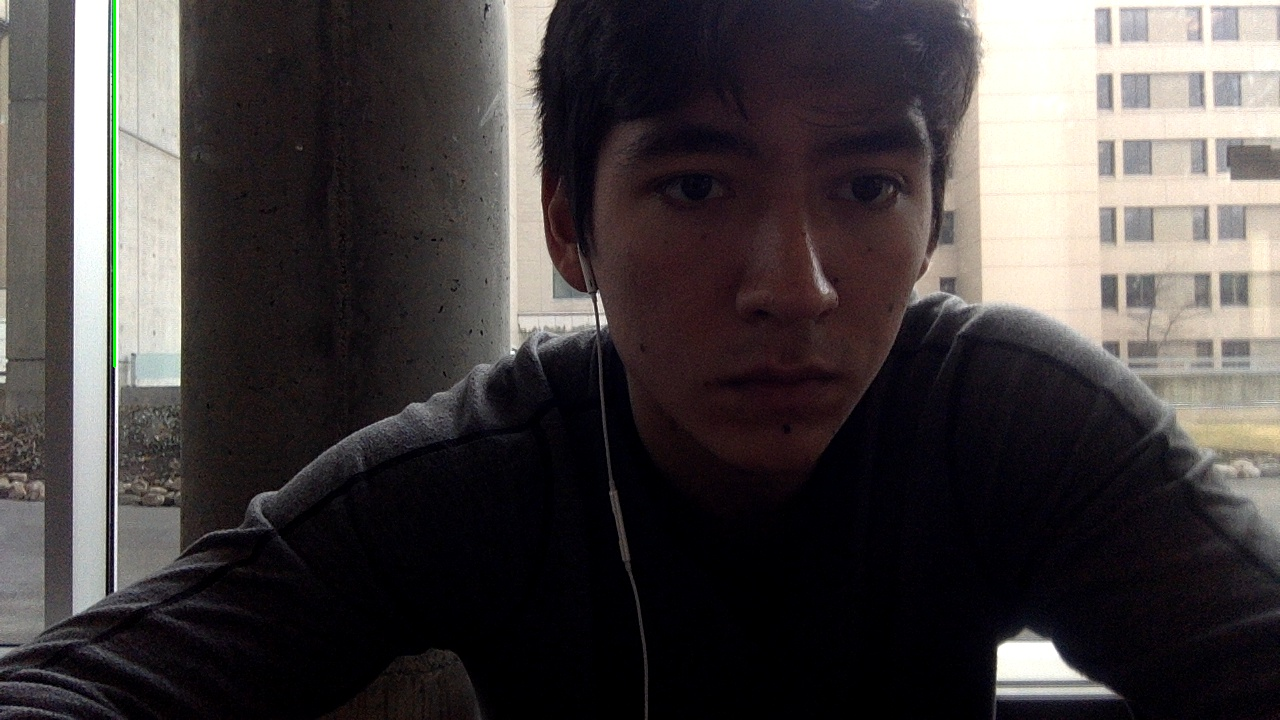
#> input picture optical_flow_python/houghlines5.jpg, 1280 x 720 px, given in place of the camera
$ python backgroundSub.py
#> lines starting #> are read from the running program, lines starting #| are printed output that depends on the picture

'''first iteration of background subtraciton for Humanoids Comupter Vision'''

from __future__ import print_function
import numpy as np
import imutils  # not neccesary but remove line 174
import cv2
import math


# [59 lines left out: functions getArea, hsv_to_rgb, createMask, not called in this run]


def main():
    # ####upper and lower bounds for colors
    # yellow bounds from:
    # https://stackoverflow.com/questions/9179189/detect-yellow-color-in-opencv
    camera = cv2.VideoCapture(0)

    lower_blue = np.array([110, 50, 50])
    upper_blue = np.array([130, 255, 255])
    lower_yellow = np.array([20, 100, 100])
    upper_yellow = np.array([30, 255, 255])
    grabBackground = 0;
    fgbg = None;
    reduction =None
    background = None
    grabbed = False
    while True:
        (ret, img_frame) = camera.read()
#> img_frame is the input picture: shape (720, 1280, 3); mean B, G, R 65.7, 65.6, 70.8
        # set up img_frame for masking
        img_frame = imutils.resize(img_frame, width=900)
#> img_frame: shape (506, 900, 3)
        img_frame = cv2.flip(img_frame, 1)
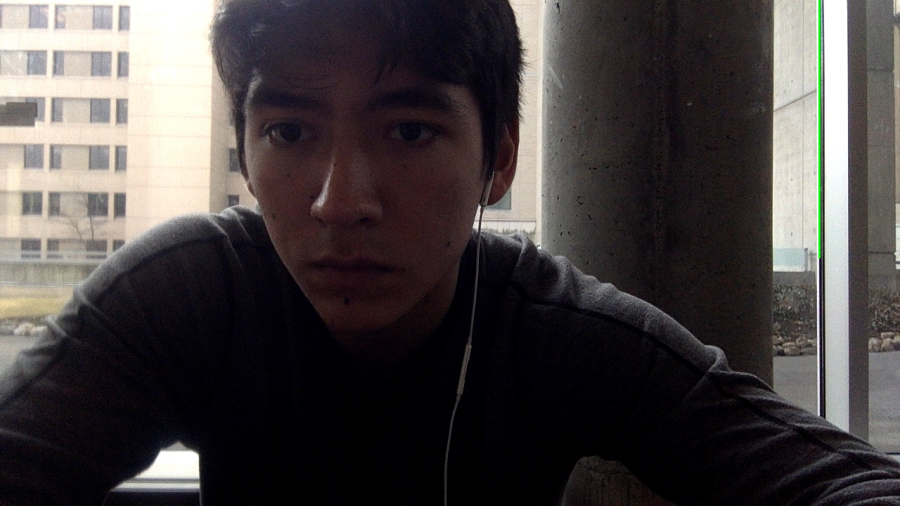
#> img_frame: shape (506, 900, 3); mean B, G, R 65.7, 65.6, 70.8
        blah = img_frame.copy()
        if (grabBackground <30):
            grabBackground += 1
        elif not grabbed:
            fgbg = cv2.createBackgroundSubtractorKNN()
            background = img_frame.copy()
            grabbed = True

        # create mask to block out all colors but blue
        if fgbg != None:
            img_frame = fgbg.apply(img_frame)
        if background != None:
            res = cv2.subtract(background,blah)

        else: res = img_frame.copy()
        res = cv2.erode(res, None, iterations=1)
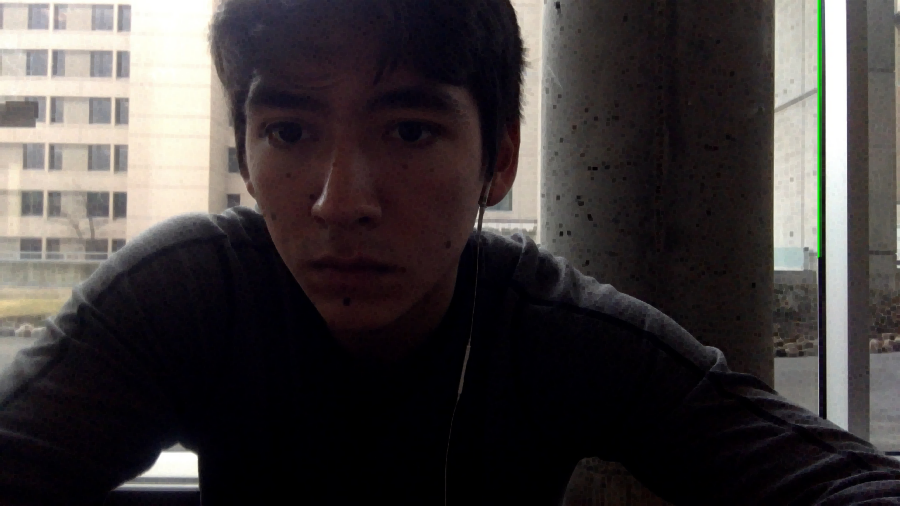
#> res: shape (506, 900, 3); mean B, G, R 59.3, 59.3, 64.3
        res = cv2.dilate(res, None, iterations=1)
        img_frame = cv2.erode(img_frame, None, iterations=2)
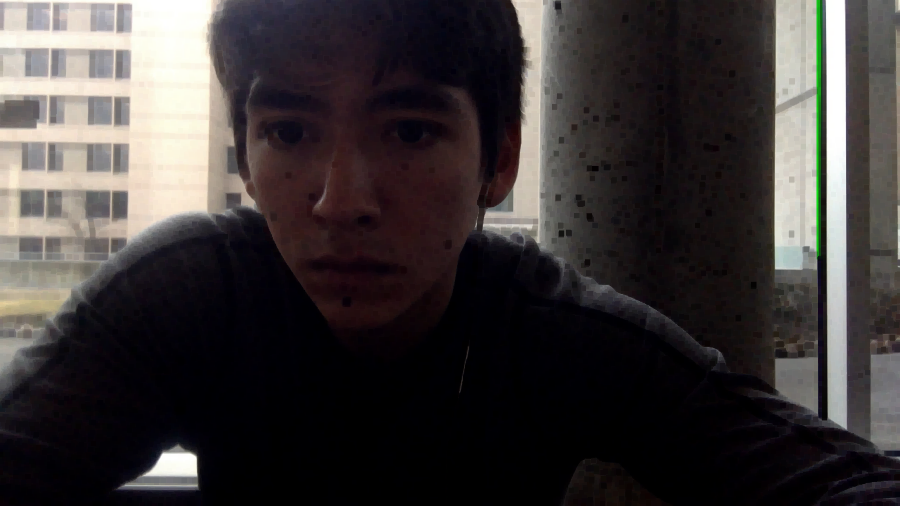
#> img_frame: shape (506, 900, 3); mean B, G, R 55.5, 55.4, 60.3
        img_frame = cv2.dilate(img_frame, None, iterations=2)
        cv2.imshow("other", res)
        cv2.imshow("Frame", img_frame)

        key = cv2.waitKey(1) & 0xFF
#> (key q is pressed here)

        # if the 'q' key is pressed, stop the loop
        if key == ord("q"):
            break
    # cleanup the camera and close any open windows
    camera.release()
    cv2.destroyAllWindows()
main()
